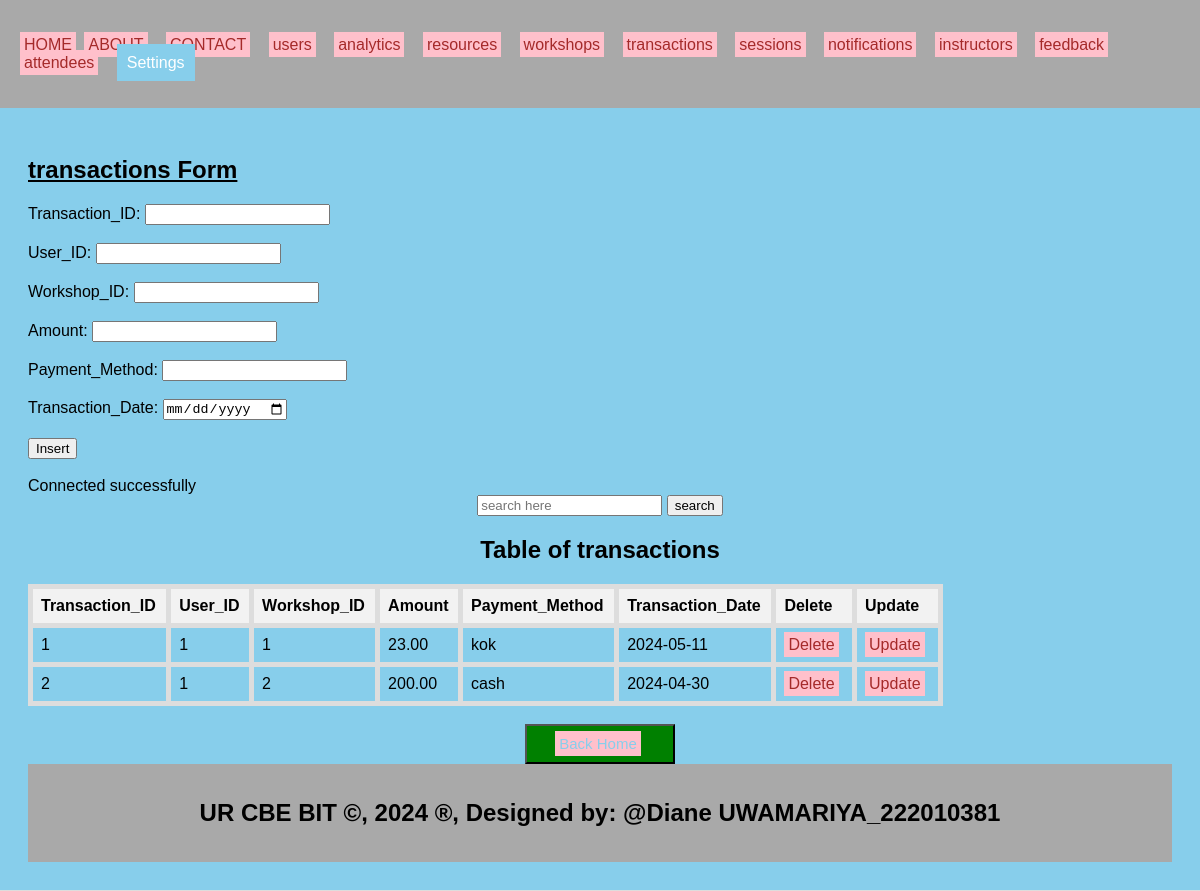
Screenshot of /transactions.php with the database file from the repository.
### tables this page shows
CREATE TABLE `transactions` (
  `Transaction_ID` int(11) NOT NULL,
  `User_ID` int(11) DEFAULT NULL,
  `Workshop_ID` int(11) DEFAULT NULL,
  `Amount` decimal(10,2) DEFAULT NULL,
  `Payment_Method` varchar(50) DEFAULT NULL,
  `Transaction_Date` date DEFAULT NULL
);

### transactions.php (the view, shortened to what this page needs)
<!DOCTYPE html>
<html lang="en">
<head>
    <link rel="stylesheet" type="text/css" href="style.css">
</head>
<body>
<header>
 <body bgcolor="skyblue">
    <ul style="list-style-type: none; padding: 0;">
        <li style="display: inline;"><a href="./home.html">HOME</a></li>
        <li style="display: inline; margin-right: 10px;"><a href="./about.html">ABOUT</a></li>
        <li style="display: inline; margin-right: 10px;"><a href="./contact.html">CONTACT</a></li>
    <li style="display: inline; margin-right: 10px;"><a href="./users.php">users</a>
  </li>
    <li style="display: inline; margin-right: 10px;"><a href="./analytics.php">analytics</a>
  </li>
    <li style="display: inline; margin-right: 10px;"><a href="./resources.php">resources</a>
  </li>
    <li style="display: inline; margin-right: 10px;"><a href="./workshops.php">workshops</a>
  </li>
    <li style="display: inline; margin-right: 10px;"><a href="./transactions.php">transactions</a>
  </li>
    <li style="display: inline; margin-right: 10px;"><a href="./sessions.php">sessions</a>
    <li style="display: inline; margin-right: 10px;"><a href="./notifications.php">notifications</a>
  </li>
    <li style="display: inline; margin-right: 10px;"><a href="./instructors.php">instructors</a>
  </li>
    <li style="display: inline; margin-right: 10px;"><a href="./feedback.php">feedback</a>
  </li>
    <li style="display: inline; margin-right: 10px;"><a href="./attendees.php">attendees</a>
  </li>
        <li class="dropdown" style="display: inline; margin-right: 10px;">
            <a href="#" style="padding: 10px; color: white; background-color: skyblue; text-decoration: none; margin-right: 10px;">Settings</a>
        </li>
    </ul>
</header>
<section>
    <h1><u>transactions Form</u></h1>
    <form method="post">
        <label for="Transaction_ID">Transaction_ID:</label>
        <input type="number" id="Transaction_ID" name="Transaction_ID"><br><br>
         <label for="User_ID">User_ID:</label>
        <input type="number" id="User_ID" name="User_ID"><br><br>
        <label for="Workshop_ID">Workshop_ID:</label>
        <input type="number" id="Workshop_ID" name="Workshop_ID" required><br><br>
        <label for="Amount">Amount:</label>
        <input type="decimal" id="Amount" name="Amount" required><br><br>
        <label for="Payment_Method">Payment_Method:</label>
        <input type="text" id="Payment_Method" name="Payment_Method" required><br><br>
        <label for="Transaction_Date">Transaction_Date:</label>
        <input type="date" id="Transaction_Date" name="Transaction_Date" required><br><br>
       <input type="submit" name="add" value="Insert"><br><br>
    </form>
<?php
include('db_conn.php');
$sql = "SELECT * FROM transactions";
$result = $connection->query($sql);
?>
<!DOCTYPE html>
<html>
<head>
</head>
<body>
    <center><form action="search_users" method="GET"><input type="text" name="query" placeholder="search here">
    <button>search</button></form><h2>Table of transactions</h2></center>
    <table border="5">
        <tr>
            <th>Transaction_ID</th>
            <th>User_ID</th>
            <th>Workshop_ID</th>
            <th>Amount</th>
            <th>Payment_Method</th>
            <th>Transaction_Date</th>
            <th>Delete</th>
            <th>Update</th>
        </tr>
        <?php
        if ($result->num_rows > 0) {
            while ($row = $result->fetch_assoc()) {
                $Transaction_ID = $row['Transaction_ID'];
                echo "<tr>
                    <td>" . $row['Transaction_ID'] . "</td>
                    <td>" . $row['User_ID'] . "</td>
                    <td>" . $row['Workshop_ID'] . "</td>
                    <td>" . $row['Amount'] . "</td>
                    <td>" . $row['Payment_Method'] . "</td>
                    <td>" . $row['Transaction_Date'] . "</td>
                     <td><a style='padding:4px' href='delete_transactions.php?Transaction_ID=$Transaction_ID'>Delete</a></td>
                    <td><a style='padding:4px' href='update_transactions.php?Transaction_ID=$Transaction_ID'>Update</a></td>
                </tr>";
            }
        } else {
            echo "<tr><td colspan='6'>No data found</td></tr>";
        }
        ?>
    </table>
    <br>
<center>
<button style="background-color: green; width: 150px;height: 40px;" ><a href="home.html" style=" font-size: 15px;color: skyblue;text-decoration: none" >Back Home</a></button>
</center>
</body>
</html>
  <footer>
  <center>
    <b><h2>UR CBE BIT &copy, 2024 &reg, Designed by: @Diane UWAMARIYA_222010381</h2></b>
  </center>
</footer>

### style.css (style rules this page uses)
body { font-family: Arial, sans-serif; margin: 0; padding: 0; }
.dropdown { position: relative; display: inline; margin-right: 10px; }
body { font-family: Arial,sans-serif; margin:0; padding:0; }
header { background-color:darkgray; padding: 20px; }
.dropdown { position: right; display:right; direction:rtl; }
section { padding:28px; border-bottom: 1px solid #ddd; }
footer { text-align: center; padding: 15px; background-color:darkgray; }

### transactions.php (style rules this page uses)
a { padding: 4px; color: white; background-color: pink; text-decoration: none; margin-right: 4px; }
a:link { color: brown; }
table { width: 80%; border-collapse: collapse; }
th, td { border: 1px solid #ddd; padding: 8px; text-align: left; }
th { background-color: #f2f2f2; }
th, td { border: 5px solid #ddd; padding: 8px; text-align: left; }

### rows the page displays
transactions: Transaction_ID "1", User_ID "1", Workshop_ID "1", Amount "23.00", Payment_Method "kok", Transaction_Date "2024-05-11"
transactions: Transaction_ID "2", User_ID "1", Workshop_ID "2", Amount "200.00", Payment_Method "cash", Transaction_Date "2024-04-30"
